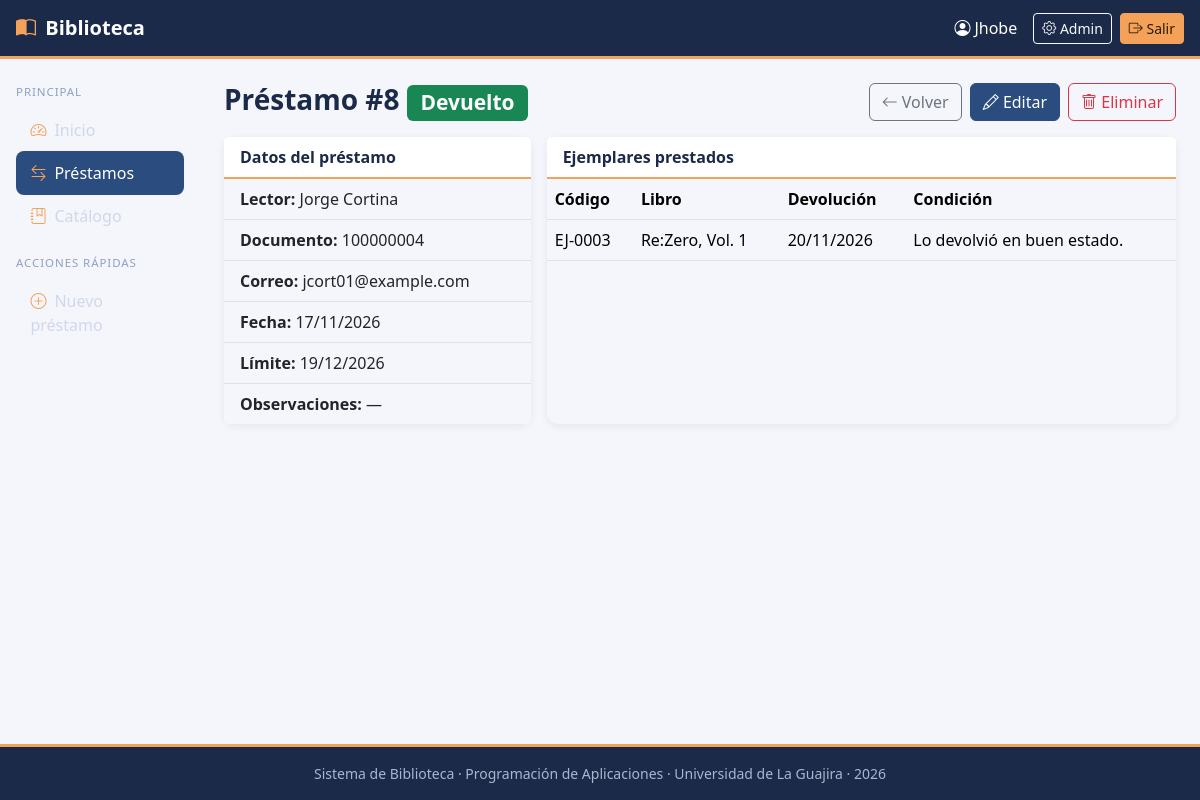
The app's page /prestamos/8/ (signed in) with its own data.
### apps/prestamos/models.py (models this page shows, shortened)
class Prestamo(models.Model):
    ESTADOS = [
        ('activo', 'Activo'),
        ('devuelto', 'Devuelto'),
        ('vencido', 'Vencido'),
        ('cancelado', 'Cancelado'),
    ]
    pk_pre_id = models.AutoField(primary_key=True)
    fk_lec_id = models.ForeignKey(
        'lectores.Lector', on_delete=models.PROTECT, db_column='fk_lec_id', related_name='prestamos'
    )
    pre_fecha_prestamo = models.DateField(default=timezone.localdate)
    pre_fecha_limite = models.DateField()
    pre_estado = models.CharField(max_length=20, choices=ESTADOS, default='activo')
    pre_observaciones = models.TextField(blank=True)
    class Meta:
        db_table = 'tbl_prestamo'
        ordering = ['-pre_fecha_prestamo', '-pk_pre_id']
        verbose_name = 'préstamo'
        verbose_name_plural = 'préstamos'

### apps/lectores/models.py (models this page shows, shortened)
class Lector(models.Model):
    pk_lec_id = models.AutoField(primary_key=True)
    lec_documento = models.CharField(max_length=25, unique=True)
    lec_nombres = models.CharField(max_length=100)
    lec_apellidos = models.CharField(max_length=100)
    lec_correo = models.EmailField(unique=True)
    lec_telefono = models.CharField(max_length=25, blank=True)
    lec_fecha_registro = models.DateField(auto_now_add=True)
    lec_activo = models.BooleanField(default=True)
    class Meta:
        db_table = 'tbl_lector'
        ordering = ['lec_apellidos', 'lec_nombres']
        verbose_name = 'lector'
        verbose_name_plural = 'lectores'

### apps/detalle_prestamo/models.py (models this page shows, shortened)
class DetallePrestamo(models.Model):
    pk_det_id = models.AutoField(primary_key=True)
    fk_pre_id = models.ForeignKey(
        'prestamos.Prestamo', on_delete=models.CASCADE, db_column='fk_pre_id', related_name='detalles'
    )
    fk_eje_id = models.ForeignKey(
        'ejemplares.Ejemplar', on_delete=models.PROTECT, db_column='fk_eje_id',
        related_name='detalles_prestamo'
    )
    det_fecha_devolucion = models.DateField(null=True, blank=True)
    det_condicion_devolucion = models.CharField(max_length=120, blank=True)
    class Meta:
        db_table = 'tbl_detalle_prestamo'
        ordering = ['fk_pre_id', 'fk_eje_id']
        constraints = [
            models.UniqueConstraint(fields=['fk_pre_id', 'fk_eje_id'], name='uq_prestamo_ejemplar')
        ]
        verbose_name = 'detalle de préstamo'
        verbose_name_plural = 'detalles de préstamo'

### apps/ejemplares/models.py (models this page shows, shortened)
class Ejemplar(models.Model):
    ESTADOS = [
        ('disponible', 'Disponible'),
        ('prestado', 'Prestado'),
        ('mantenimiento', 'Mantenimiento'),
        ('perdido', 'Perdido'),
    ]
    pk_eje_id = models.AutoField(primary_key=True)
    fk_lib_id = models.ForeignKey(
        'libros.Libro', on_delete=models.CASCADE, db_column='fk_lib_id', related_name='ejemplares'
    )
    eje_codigo_inventario = models.CharField(max_length=30, unique=True)
    eje_ubicacion = models.CharField(max_length=80, blank=True)
    eje_estado = models.CharField(max_length=20, choices=ESTADOS, default='disponible')
    eje_fecha_adquisicion = models.DateField(null=True, blank=True)
    class Meta:
        db_table = 'tbl_ejemplar'
        ordering = ['eje_codigo_inventario']
        verbose_name = 'ejemplar'
        verbose_name_plural = 'ejemplares'

### apps/libros/models.py (models this page shows, shortened)
class Libro(models.Model):
    pk_lib_id = models.AutoField(primary_key=True)
    lib_titulo = models.CharField(max_length=180)
    lib_isbn = models.CharField(max_length=20, unique=True)
    lib_editorial = models.CharField(max_length=120, blank=True)
    lib_anio_publicacion = models.PositiveSmallIntegerField(null=True, blank=True)
    lib_genero = models.CharField(max_length=80, blank=True)
    lib_descripcion = models.TextField(blank=True)
    lib_autores = models.ManyToManyField(
        'autores.Autor', through='libro_autor.LibroAutor', related_name='libros', blank=True
    )
    class Meta:
        db_table = 'tbl_libro'
        ordering = ['lib_titulo']
        verbose_name = 'libro'
        verbose_name_plural = 'libros'

### apps/prestamos/views.py (the view)
# urls.py: path('<int:pk>/', views.detalle, name='detalle'),
@login_required
def detalle(request, pk):
    prestamo = get_object_or_404(
        Prestamo.objects.select_related('fk_lec_id').prefetch_related('detalles__fk_eje_id__fk_lib_id'), pk=pk)
    return render(request, 'prestamos/detalle.html', {'prestamo': prestamo})

### templates/prestamos/detalle.html (shortened to what this page needs)
{% extends 'base.html' %}
{% block contenido %}
{% with p=prestamo %}
<div class="d-flex justify-content-between align-items-center mb-3">
  <h1 class="h3 titulo-pagina mb-0">Préstamo #{{ p.pk_pre_id }} {% include 'prestamos/_estado.html' %}</h1>
  <div class="d-flex gap-2">
    <a href="{% url 'prestamos:lista' %}" class="btn btn-outline-secondary"><i class="bi bi-arrow-left"></i> Volver</a>
    <a href="{% url 'prestamos:editar' p.pk_pre_id %}" class="btn btn-primary"><i class="bi bi-pencil"></i> Editar</a>
    <a href="{% url 'prestamos:eliminar' p.pk_pre_id %}" class="btn btn-outline-danger"><i class="bi bi-trash"></i> Eliminar</a>
  </div>
</div>
<div class="row g-3">
  <div class="col-lg-4">
    <div class="card h-100">
      <div class="card-header">Datos del préstamo</div>
      <ul class="list-group list-group-flush">
        <li class="list-group-item"><strong>Lector:</strong> {{ p.fk_lec_id.lec_nombres }} {{ p.fk_lec_id.lec_apellidos }}</li>
        <li class="list-group-item"><strong>Documento:</strong> {{ p.fk_lec_id.lec_documento }}</li>
        <li class="list-group-item"><strong>Correo:</strong> {{ p.fk_lec_id.lec_correo }}</li>
        <li class="list-group-item"><strong>Fecha:</strong> {{ p.pre_fecha_prestamo|date:"d/m/Y" }}</li>
        <li class="list-group-item"><strong>Límite:</strong> {{ p.pre_fecha_limite|date:"d/m/Y" }}</li>
        <li class="list-group-item"><strong>Observaciones:</strong> {{ p.pre_observaciones|default:"—" }}</li>
      </ul>
    </div>
  </div>
  <div class="col-lg-8">
    <div class="card h-100">
      <div class="card-header">Ejemplares prestados</div>
      <div class="table-responsive">
        <table class="table align-middle mb-0">
          <thead><tr><th>Código</th><th>Libro</th><th>Devolución</th><th>Condición</th></tr></thead>
          <tbody>
            {% for d in p.detalles.all %}
            <tr>
              <td>{{ d.fk_eje_id.eje_codigo_inventario }}</td>
              <td>{{ d.fk_eje_id.fk_lib_id.lib_titulo }}</td>
              <td>{% if d.det_fecha_devolucion %}{{ d.det_fecha_devolucion|date:"d/m/Y" }}{% else %}<span class="badge text-bg-warning">Pendiente</span>{% endif %}</td>
              <td>{{ d.det_condicion_devolucion|default:"—" }}</td>
            </tr>
            {% endfor %}
          </tbody>
        </table>
      </div>
    </div>
  </div>
</div>
{% endwith %}
{% endblock %}

### templates/base.html (shortened to what this page needs)
{% load static %}<!DOCTYPE html>
<html lang="es">
<head>
  <link href="https://cdn.jsdelivr.net/npm/bootstrap@5.3.3/dist/css/bootstrap.min.css" rel="stylesheet">
  <link href="https://cdn.jsdelivr.net/npm/bootstrap-icons@1.11.3/font/bootstrap-icons.css" rel="stylesheet">
  <link href="{% static 'css/estilos.css' %}" rel="stylesheet">
</head>
<body>
  {% with ns=request.resolver_match.namespace %}
  <nav class="navbar navbar-dark navbar-bib px-3">
    <div class="d-flex align-items-center">
      <a class="navbar-brand fw-bold" href="{% url 'inicio' %}">
        <i class="bi bi-book-half me-1"></i> Biblioteca
      </a>
    </div>
    <div class="d-flex align-items-center text-white">
      {% if user.is_authenticated %}
        <span class="me-3 d-none d-sm-inline"><i class="bi bi-person-circle me-1"></i>{{ user.get_username }}</span>
        {% if user.is_staff %}
        <a class="btn btn-sm btn-outline-light me-2" href="{% url 'admin:index' %}">
          <i class="bi bi-gear"></i> Admin
        </a>
        {% endif %}
        <form method="post" action="{% url 'logout' %}" class="m-0">
          <button type="submit" class="btn btn-sm btn-acento"><i class="bi bi-box-arrow-right"></i> Salir</button>
        </form>
      {% else %}
        <a class="btn btn-sm btn-acento" href="{% url 'login' %}"><i class="bi bi-box-arrow-in-right"></i> Ingresar</a>
      {% endif %}
    </div>
  </nav>
  <div class="container-fluid contenido">
    <div class="row">
      {% if user.is_authenticated %}
      <aside class="offcanvas-lg offcanvas-start sidebar col-lg-2 p-3" tabindex="-1" id="menuLateral"
             style="--bs-offcanvas-bg: var(--bib-noche); --bs-offcanvas-width: 260px;">
        <div class="offcanvas-body d-block p-0">
          <p class="titulo-seccion mb-2 mt-lg-2">Principal</p>
          <ul class="nav flex-column mb-3">
            <li class="nav-item">
              <a class="nav-link {% if request.resolver_match.url_name == 'inicio' %}active{% endif %}" href="{% url 'inicio' %}">
                <i class="bi bi-speedometer2"></i>Inicio</a>
            </li>
            <li class="nav-item">
              <a class="nav-link {% if ns == 'prestamos' %}active{% endif %}" href="{% url 'prestamos:lista' %}">
                <i class="bi bi-arrow-left-right"></i>Préstamos</a>
            </li>
            <li class="nav-item">
              <a class="nav-link {% if ns == 'libros' %}active{% endif %}" href="{% url 'libros:lista' %}">
                <i class="bi bi-journal-bookmark"></i>Catálogo</a>
            </li>
          </ul>
          <p class="titulo-seccion mb-2">Acciones rápidas</p>
          <ul class="nav flex-column">
            <li class="nav-item">
              <a class="nav-link" href="{% url 'prestamos:crear' %}"><i class="bi bi-plus-circle"></i>Nuevo préstamo</a>
            </li>
          </ul>
        </div>
      </aside>
      {% endif %}
      <main class="{% if user.is_authenticated %}col-lg-10{% else %}col-12{% endif %} p-4">
        {% block contenido %}{% endblock %}
      </main>
    </div>
  </div>
  <footer class="footer-bib text-center py-3 small">
    Sistema de Biblioteca · Programación de Aplicaciones · Universidad de La Guajira · {% now "Y" %}
  </footer>
  {% endwith %}
</body>
</html>

### templates/prestamos/_estado.html
{% if p.pre_estado == 'activo' %}<span class="badge text-bg-primary">{{ p.get_pre_estado_display }}</span>
{% elif p.pre_estado == 'devuelto' %}<span class="badge text-bg-success">{{ p.get_pre_estado_display }}</span>
{% elif p.pre_estado == 'vencido' %}<span class="badge text-bg-danger">{{ p.get_pre_estado_display }}</span>
{% else %}<span class="badge text-bg-secondary">{{ p.get_pre_estado_display }}</span>{% endif %}

### static/css/estilos.css (style rules this page uses)
:root { --bib-noche: #1b2a49; --bib-azul: #2b4c7e; --bib-acento: #f4a259; --bib-fondo: #f4f6fb; --bs-primary: var(--bib-azul); --bs-primary-rgb: 43, 76, 126; --bs-link-color: var(--bib-azul); --bs-link-color-rgb: 43, 76, 126; --bs-link-hover-color: #1d3558; --bs-body-bg: var(--bib-fondo); }
body { background: var(--bib-fondo); min-height: 100vh; display: flex; flex-direction: column; }
.btn-primary { --bs-btn-bg: var(--bib-azul); --bs-btn-border-color: var(--bib-azul); --bs-btn-hover-bg: #1d3558; --bs-btn-hover-border-color: #1d3558; --bs-btn-active-bg: #1d3558; --bs-btn-active-border-color: #1d3558; --bs-btn-disabled-bg: var(--bib-azul); --bs-btn-disabled-border-color: var(--bib-azul); }
.btn-acento { --bs-btn-bg: var(--bib-acento); --bs-btn-border-color: var(--bib-acento); --bs-btn-color: #2a1c0a; --bs-btn-hover-bg: #e8914a; --bs-btn-hover-border-color: #e8914a; --bs-btn-hover-color: #2a1c0a; }
.navbar-bib { background: var(--bib-noche); border-bottom: 3px solid var(--bib-acento); }
.navbar-bib .navbar-brand i { color: var(--bib-acento); }
.sidebar { background: var(--bib-noche); min-height: 100%; }
.sidebar .nav-link { color: #cfd8ea; border-radius: .5rem; padding: .6rem .9rem; }
.sidebar .nav-link i { color: var(--bib-acento); margin-right: .5rem; }
.sidebar .nav-link.active { background: var(--bib-azul); color: #fff; }
.sidebar .titulo-seccion { color: #8fa0c4; font-size: .72rem; letter-spacing: .08em; text-transform: uppercase; }
.contenido { flex: 1; }
.card { border: 0; box-shadow: 0 2px 8px rgba(27, 42, 73, .08); border-radius: .75rem; }
.card-header { background: #fff; border-bottom: 2px solid var(--bib-acento); font-weight: 600; color: var(--bib-noche); }
.table thead { background: var(--bib-noche); color: #fff; }
.titulo-pagina { color: var(--bib-noche); font-weight: 700; }
.footer-bib { background: var(--bib-noche); color: #aab6d1; border-top: 3px solid var(--bib-acento); }

### records on screen
Prestamo: pk_pre_id "8", pre_estado "Devuelto", fk_lec_id.lec_nombres "Jorge", fk_lec_id.lec_apellidos "Cortina", fk_lec_id.lec_documento "100000004", fk_lec_id.lec_correo "jcort01@example.com", pre_fecha_prestamo "17/11/2026", pre_fecha_limite "19/12/2026", pre_observaciones "—"
DetallePrestamo: fk_eje_id.eje_codigo_inventario "EJ-0003", fk_eje_id.fk_lib_id.lib_titulo "Re:Zero, Vol. 1", det_fecha_devolucion "20/11/2026", det_condicion_devolucion "Lo devolvió en buen estado."

### other values on screen
{{ user.get_username }} "Jhobe"
